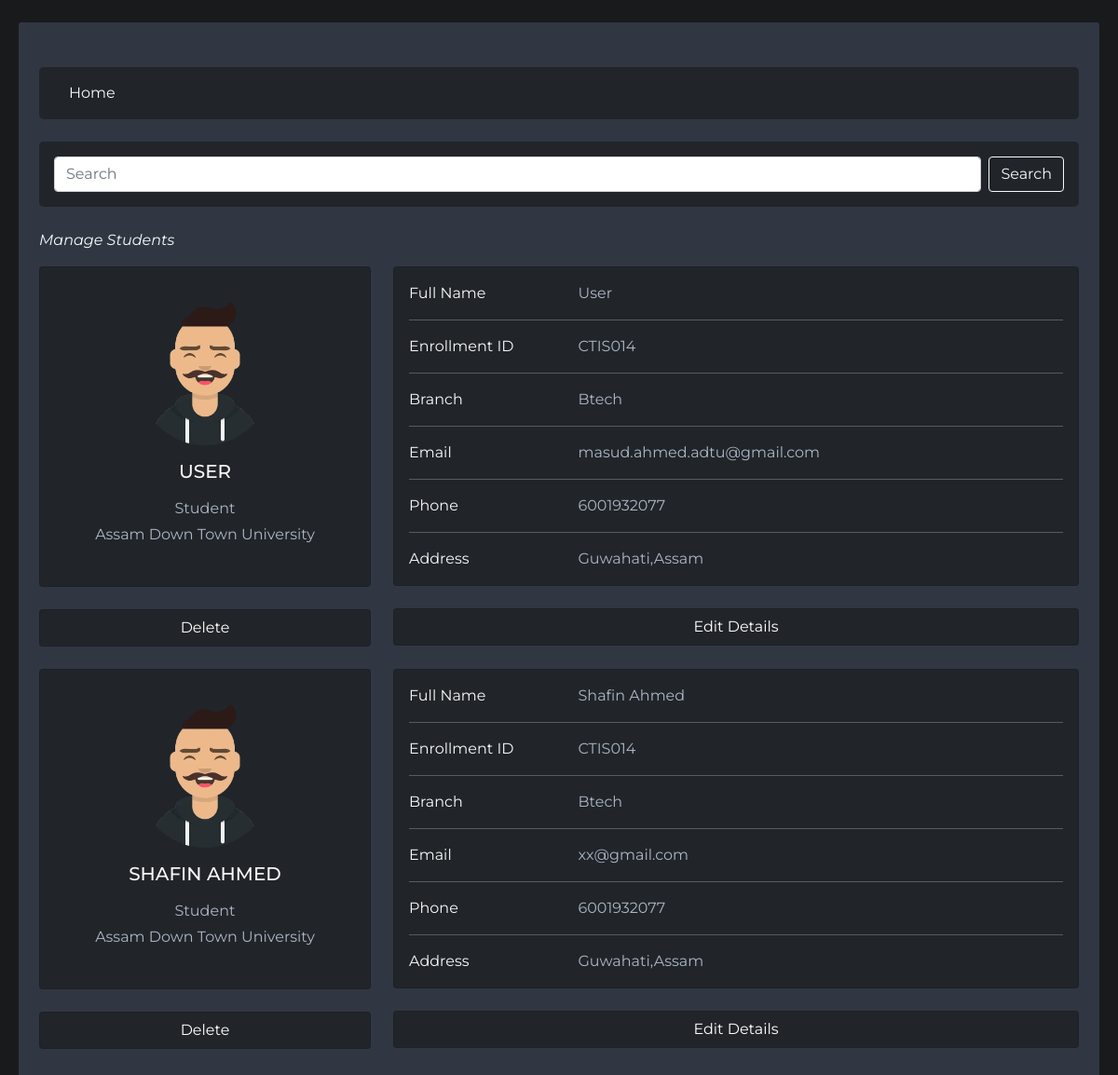
The app's page /admin.php (signed in) with its own data.
### tables this page shows
CREATE TABLE `student` (
  `id` int(11) NOT NULL,
  `name` varchar(255) NOT NULL,
  `eno` varchar(255) NOT NULL,
  `branch` varchar(255) NOT NULL,
  `email` varchar(255) NOT NULL,
  `phone` varchar(255) NOT NULL,
  `address` varchar(255) NOT NULL,
  `pass` varchar(255) NOT NULL,
  `cpass` varchar(255) NOT NULL,
  `admin` varchar(255) NOT NULL DEFAULT '0'
);

### includes/function.php (called while the page is built, shortened)
<?php
function getAllUsers($db)
{
    $query = "SELECT * FROM student ORDER BY id DESC";
    $run = mysqli_query($db, $query);
    $data = array();
    while ($d = mysqli_fetch_assoc($run)) {
        $data[] = $d;
    }
    return $data;
}
?>

### admin.php (the view, shortened to what this page needs)
<?php
include "./includes/head.php";
include "./includes/function.php";
include "./includes/search.php";
$users = getAllUsers($db);
?>
<p class="text-light fst-italic">Manage Students</p>
<?php
if (!isset($_SESSION['adname'])) {
    header('location:./');
} else {
    foreach ($users as $u) {
?>
<div class="row">
    <div class="col-lg-4">
        <div class="card mb-4 bg-dark">
            <div class="card-body text-center" style="height: 342px;">
                <img src="./avatar.png" alt="avatar" class="rounded-circle mt-3 img-fluid" style="width: 150px;">
                <h5 class="my-3 text-light text-uppercase">
                    <?= $u['name'] ?>
                </h5>
                <p class=" text-muted mb-1">Student</p>
                <p class="text-muted mb-4">Assam Down Town University</p>
            </div>
        </div>
        <div class="card mb-4 bg-dark">
            <a href="./includes/remove.php?id=<?=$u['id']?>" class="btn btn-dark shadow-none">Delete</a>
        </div>
    </div>
    <div class="col-lg-8">
        <div class="card mb-4 bg-dark text-light">
            <?php
        include "./includes/details.php";
            ?>
        </div>
        <div class="card mb-4 bg-dark">
            <a href="updatebyadmin?id=<?=$u['id']?>" class="btn btn-dark shadow-none">Edit Details</a>
        </div>
    </div>
</div>
<?php
    }
}
?>
</div>
</section>
<?php
include "./includes/footer.php"
    ?>

### includes/head.php (shortened to what this page needs)
<!DOCTYPE html>
<html lang="en">
<head>
    <link href="https://cdn.jsdelivr.net/npm/bootstrap@5.0.2/dist/css/bootstrap.min.css" rel="stylesheet"
>
</head>
<body style="font-family: 'Montserrat';background-color: rgb(24, 26, 28);width:98%;margin:auto">
 <section class="m-2 mt-4 rounded-1 logreg" style="background-color:rgb(48, 55, 67);">
        <div class="container py-5">

### includes/search.php
<div class="row">
    <div class="col">
        <nav aria-label="breadcrumb" class="bg-dark rounded-3 p-3 mb-4">
            <div >
<a href="./" class="nav-link text-light d-inline ">Home</a>
            </div>
        </nav>
    </div>
</div>
<div class="row">
    <div class="col">
        <nav aria-label="breadcrumb" class="bg-dark rounded-3 p-3 mb-4">
            <div>
                <form class="d-flex col-12" action="./search?" method="get">
                    <input class="form-control me-2" type="search" name="q" placeholder="Search" aria-label="Search">
                    <button class="btn btn-outline-light shadow-none" type="submit">Search</button>
                </form>
            </div>
        </nav>
    </div>
</div>

### includes/details.php
<div class="card-body">
    <div class="row">
        <div class="col-sm-3">
            <p class="mb-0">Full Name</p>
        </div>
        <div class="col-sm-9">
            <p class="text-muted mb-0"><?= $u['name'] ?></p>
        </div>
    </div>
    <hr>
    <div class="row">
        <div class="col-sm-3">
            <p class="mb-0">Enrollment ID</p>
        </div>
        <div class="col-sm-9">
            <p class="text-muted mb-0">
                <?= $u['eno'] ?>
            </p>
        </div>
    </div>
    <hr>
    <div class="row">
        <div class="col-sm-3">
            <p class="mb-0">Branch</p>
        </div>
        <div class="col-sm-9">
            <p class="text-muted mb-0">
<?= $u['branch'] ?>
            </p>
        </div>
    </div>
    <hr>
    <div class="row">
        <div class="col-sm-3">
            <p class="mb-0">Email</p>
        </div>
        <div class="col-sm-9">
            <p class="text-muted mb-0">
          <?= $u['email'] ?>
            </p>
        </div>
    </div>
    <hr>
    <div class="row">
        <div class="col-sm-3">
            <p class="mb-0">
           Phone
            </p>
        </div>
        <div class="col-sm-9">
            <p class="text-muted mb-0">
            <?= $u['phone'] ?>
            </p>
        </div>
    </div>
    <hr>
    <div class="row">
        <div class="col-sm-3">
            <p class="mb-0">
               Address
            </p>
        </div>
        <div class="col-sm-9">
            <p class="text-muted mb-0">
           <?= $u['address'] ?>
            </p>
        </div>
    </div>
</div>

### includes/footer.php (shortened to what this page needs)
</body>
</html>

### includes/head.php (style rules this page uses)
.text-muted { color: rgb(172, 182, 198) !important; }
input.form-control:focus, input.form-control::after { outline: none; box-shadow: none !important; }

### records on screen
student: name "USER", name "User", eno "CTIS014", branch "Btech", email "masud.ahmed.adtu@gmail.com", phone "6001932077", address "Guwahati,Assam"
student: name "SHAFIN AHMED", name "Shafin Ahmed", eno "CTIS014", branch "Btech", email "xx@gmail.com", phone "6001932077", address "Guwahati,Assam"
